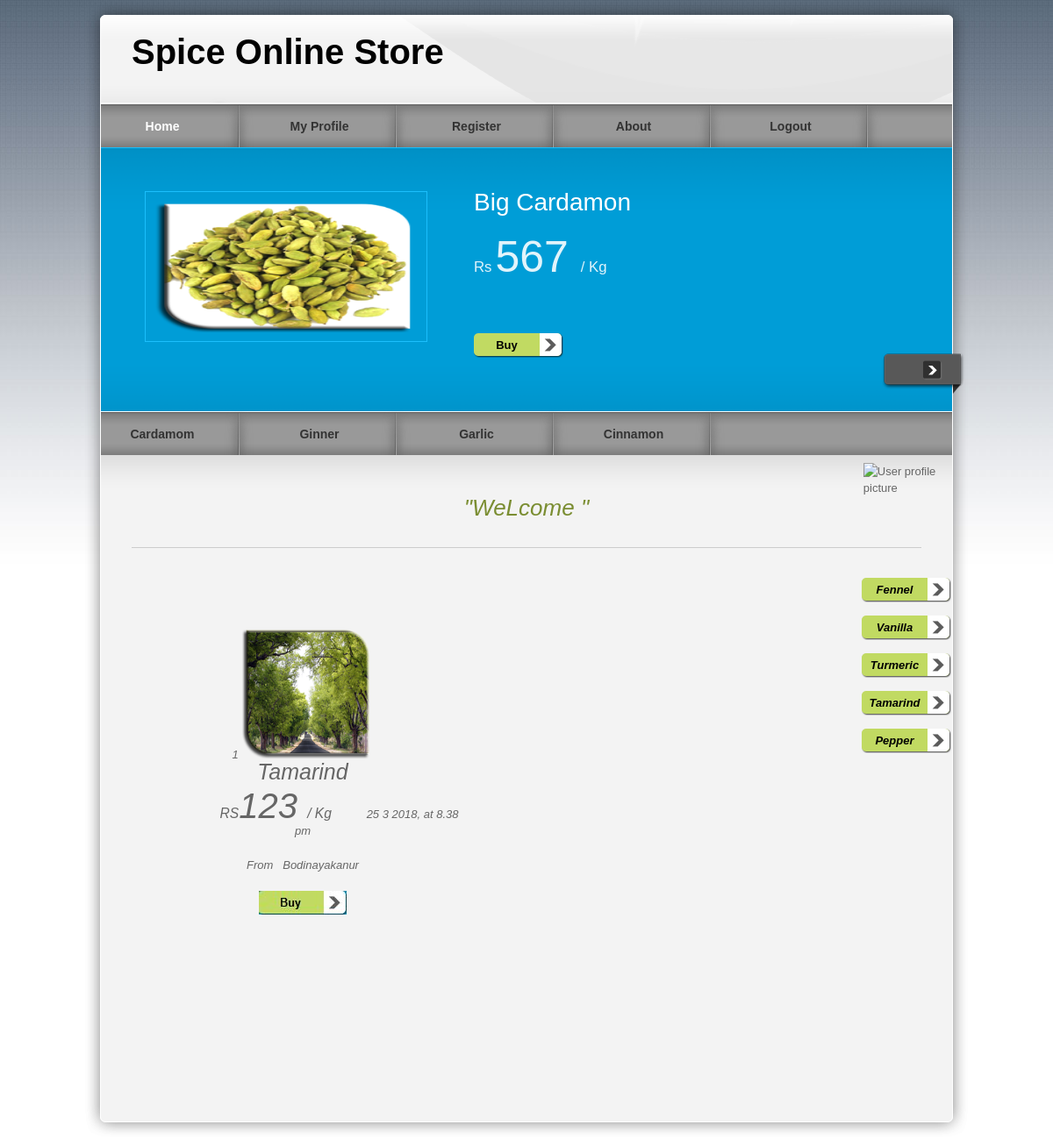
The page /pro/tamarind.php on the database its author committed.
### tables this page shows
CREATE TABLE IF NOT EXISTS `offer` (
  `number` int(11) NOT NULL,
  `name` varchar(50) NOT NULL,
  `image` text NOT NULL,
  `price` varchar(50) NOT NULL,
  `time` varchar(50) NOT NULL,
  `details` varchar(100) NOT NULL,
  PRIMARY KEY (`number`)
);

CREATE TABLE IF NOT EXISTS `tamarind` (
  `number` int(11) NOT NULL AUTO_INCREMENT,
  `name` varchar(55) NOT NULL,
  `price` varchar(55) NOT NULL,
  `image` text NOT NULL,
  `time` varchar(55) NOT NULL,
  `place` varchar(55) NOT NULL,
  PRIMARY KEY (`number`)
);

### pro/tamarind.php (the view, shortened to what this page needs)
<?php
$username=$_SESSION['uname'];
?>
<!DOCTYPE html PUBLIC "-//W3C//DTD XHTML 1.0 Transitional//EN" "http://www.w3.org/TR/xhtml1/DTD/xhtml1-transitional.dtd">
<head>
<link href="templatemo_style.css" rel="stylesheet" type="text/css" />
<link href="css/jquery.ennui.contentslider.css" rel="stylesheet" type="text/css" media="screen,projection" />
</head>
<body>
<div id="templatemo_wrapper">
    <div id="templatemo_header">
        <div id="site_title">
            <h1>Spice Online Store</h1>
        </div>
    </div>
  	<div id="templatemo_menu">
        <ul>
            <li><a href="home.php"class="current">Home</a></li>
            <li><a href="profile.php">My Profile</a></li>
            <li><a href="reg.php">Register</a></li>
            <li><a href="partners.html">About</a></li>
            <li><a href="logout.php">Logout</a></li>
        </ul>
    </div>
    <div id="templatemo_banner">
                <div id="one" class="contentslider">
                    <div class="cs_wrapper">
                        <div class="cs_slider">
                            <div class="cs_article">
                            	<div class="slider_content_wrapper">
                            	 <?PHP
$select=mysql_query("select * from offer where number=1 ");
$row=mysql_fetch_array($select);
 ?>
                      				<div class="right">
                                        <h2><?php echo $row['name'];?> </h2><br/>
                                        <p><big>Rs</big> <span style="font-size:50px"><?php echo $row['price'];?></span> <big> / Kg</big></p><br/>
                                        <div class="button"><a href="#">Buy</a></div>
                                    </div>
                                  <div class="left">
                                  <img src="admin/<?php echo $row['image']; ?>" alt="Image 01" />
                                    </div>
                                </div>
                            </div>
                        </div>
                    </div>
                </div>
        </div>
        <div id="templatemo_menu">
        <ul>
            <li><a href="home.php">Cardamom</a></li>
            <li><a href="ginger.php">Ginner</a></li>
            <li><a href="clove.php >Clove</a></li>
            <li><a href="garlic.php">Garlic</a></li>
            <li><a href="cinnamon.php">Cinnamon</a></li>
            </ul>
    </div>
     <div id="templatemo_main"><span class="main_top"></span>
     <?php
     $sql=mysql_query("select * from signup where username='".$username."' ");
$row=mysql_fetch_array($sql);
?>
          <p class="welcome_text">&quot;WeLcome <?php echo $row['name'];?>&quot;</p>
          <div style="position:absolute; left:88%;  top:1.2%;">
<img class="img-rounded" src="<?php
echo $row['image']; ?>" alt="User profile picture" width="100" height="100" style="inline-box-align:initial"></div>
     	<div class="col_w420 float_l">
                      <blockquote>
 <?PHP
$select=mysql_query("select * from tamarind ");
$view=mysql_num_rows($select);
 for($i=0;$i<$view;$i++)
 {
 ?>
 <center>
 <div class="table-responsive">
 <tr>
     <td align="center"><?php echo mysql_result($select,$i,"number");?></td>
        <td align="center">
        <img src="admin/<?php echo mysql_result($select,$i,"image");?>" width="150" height="150" /></td>
        <br/>
 <td align="center"><span style="font-size:25px"><?php echo mysql_result($select,$i,"name");?></span></td></div><br/>
    <td align="center"><big>RS</big><span style="font-size:40px"><?php echo mysql_result($select,$i,"price");?></span><big> / Kg</big></td>
    &nbsp;&nbsp;&nbsp;&nbsp;&nbsp;&nbsp;&nbsp;&nbsp;&nbsp;&nbsp;<td align="center"><?php echo mysql_result($select,$i,"time");?></td><br/><br/>
    <td align="center">From&nbsp;&nbsp;&nbsp;<?php echo mysql_result($select,$i,"place");?></td><br/><br/>
    <td align="center"><a href="viewtamarind.php?edit=<?php echo mysql_result($select,$i,"number");?>"><img src="images/img.JPG" /></a>
    </td>
  </tr><br/>
  <br/><br/>
  <br/><br/>
  <br/><br/>
<br/></center>
  <?PHP
  }
  ?>
          <div style="position: absolute; left: 887px; top: 125px;">
<div class="button"><a href="fennel.php">Fennel</a></div>
                                                                <div class="button"><a href="vanilla.php">Vanilla</a></div>
                                                                <div class="button"><a href="turmeric.php">Turmeric</a></div>
                                                                <div class="button"><a href="tamarind.php">Tamarind</a></div>
                                                                <div class="button"><a href="pepper.php">Pepper</a></div></div>
                  <br/>
                      </blockquote>
       </div>
    </div>
    <div id="templatemo_main_bottom"></div>
    <div id="templatemo_footer">
    </div>
</div>
</body>
</html>

### pro/templatemo_style.css (style rules this page uses)
body { margin: 0px; padding: 0px; color: #666; font-family: Helevetica,Arial,sans-serif; font-size: 13px; line-height:1.5em; background-color: #fff; background-attachment:fixed; background-image: url(images/templatemo_body.jpg); background-repeat: repeat-x; }
a, a:link, a:visited { color: #8da332; }
p { margin: 0px; padding: 0 0 10px 0; }
img { border: none; }
h1 { font-size: 40px; font-weight: bold; margin: 0 0 30px 0; padding: 5px 0; color: #000; }
h2 { font-size: 28px; font-weight: normal; line-height: 28px; margin: 0 0 30px 0; padding: 0; color: #000; }
.float_l { float: left; }
blockquote { font-style: italic; margin-left: 10px; }
.button a { clear: both; display: block; width: 75px; height: 24px; padding: 4px 27px 0 0; margin-top: 15px; background: url(images/templatemo_button.png) no-repeat; color: #000; font-weight: bold; text-align: center; text-decoration: none; }
#templatemo_wrapper { width: 1010px; margin: 0 auto; }
#templatemo_header { width: 900px; height: 68px; padding: 50px 55px 0; background: url(images/templatemo_header.png) no-repeat; }
#templatemo_header #site_title { float: left; width: 500px; padding: 0; }
#templatemo_header #site_title h1 { margin: 0; padding: 0; }
#templatemo_menu { width: 970px; height: 50px; padding: 0 20px; background: url(images/templatemo_menu.png) repeat-x; }
#templatemo_menu ul { margin: 0; padding: 0; list-style: none; }
#templatemo_menu ul li { padding: 0px; margin: 0px; display: inline; }
#templatemo_menu ul li a { float: left; display: block; width: 140px; height: 33px; padding: 17px 34px 0 0; margin: 0 5px 0 0 ; font-size: 14px; text-align: center; text-decoration: none; color: #333; font-weight: bold; outline: none; border: none; background: url(images/templatemo_menu_divider.png) right no-repeat; }
#templatemo_menu ul li a:hover, #templatemo_menu ul li .current { color: #fff; }
#templatemo_banner { clear: both; position: relative; width: 970px; height: 201px; padding: 50px 20px; background: url(images/templatemo_slider.png) no-repeat; }
#templatemo_main { position: relative; width: 900px; padding: 45px 55px; background: url(images/templatemo_content.png) repeat-y; }
#templatemo_main .main_top { position: absolute; top: 0; left: 20px; width: 970px; height: 45px; background: url(images/templatemo_content_top.png) no-repeat; }
#templatemo_main_bottom { width: 1010px; height: 40px; background: url(images/templatemo_content_bottom.png) no-repeat; }
.col_w420 { width: 420px; }
.welcome_text { font-size: 26px; color: #7a8d31; font-style: italic; text-align: center; margin-bottom: 60px; padding-bottom: 30px; line-height: 30px; border-bottom: 1px solid #CCC; }
#templatemo_footer { width: 910px; padding: 0 30px 10px; text-align: center; color: #666; }

### rows shown on the page
offer: name "Big Cardamon", price "567", image (picture)
tamarind: number "1", image (picture), name "Tamarind", price "123", time "25 3 2018, at 8.38 pm", place "Bodinayakanur"
